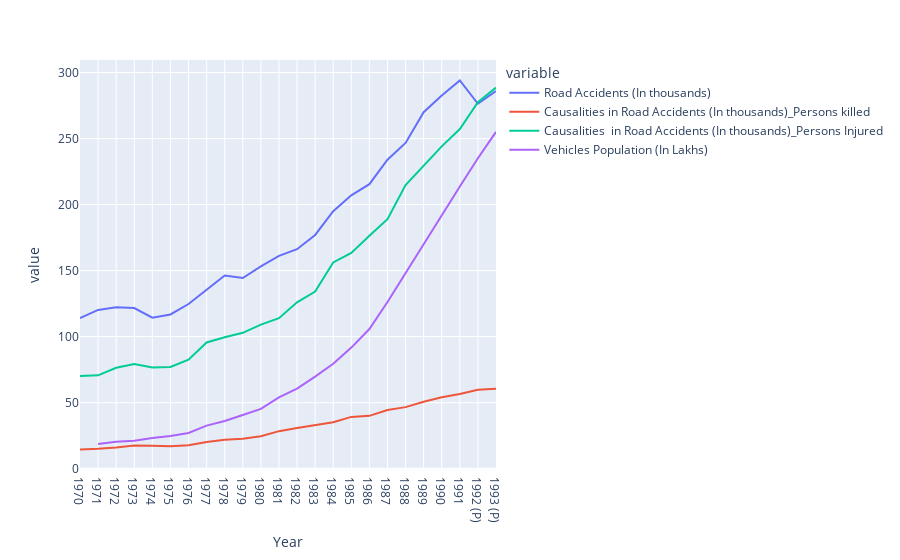

Notebook cell for this chart:
### Code cell
# print(df.columns)
fig = px.line(df, x=df.columns[0], y=df.columns[1:])
# for i in range(1,len(df.columns)):
#     fig = px.line(df, x=df.columns[0], y=df.columns[i])
fig.show()

### Figure 1 — Plotly figure (JSON) as saved in the notebook; plotly's stock layout.template omitted (floating-point values rounded to 4 significant figures)
{"data": [{"hovertemplate": "variable=Road Accidents (In thousands) <br>Year =%{x}<br>value=%{y}<extra></extra>", "legendgroup": "Road Accidents (In thousands) ", "line": {"color": "#636efa", "dash": "solid"}, "marker": {"symbol": "circle"}, "mode": "lines", "name": "Road Accidents (In thousands) ", "orientation": "v", "showlegend": true, "type": "scatter", "x": ["1970", "1971", "1972", "1973", "1974", "1975", "1976", "1977", "1978", "1979", "1980", "1981", "1982", "1983", "1984", "1985", "1986", "1987", "1988", "1989", "1990", "1991", "1992 (P)", "1993 (P)"], "xaxis": "x", "y": [114.1, 120.2, 122.3, 121.6, 114.3, 116.8, 124.7, 135.4, 146.3, 144.4, 153.2, 161.2, 166.2, 177, 195, 207, 215.5, 234, 246.7, 270, 282.6, 294, 276.4, 286], "yaxis": "y"}, {"hovertemplate": "variable=Causalities in Road Accidents (In thousands)_Persons killed<br>Year =%{x}<br>value=%{y}<extra></extra>", "legendgroup": "Causalities in Road Accidents (In thousands)_Persons killed", "line": {"color": "#EF553B", "dash": "solid"}, "marker": {"symbol": "circle"}, "mode": "lines", "name": "Causalities in Road Accidents (In thousands)_Persons killed", "orientation": "v", "showlegend": true, "type": "scatter", "x": ["1970", "1971", "1972", "1973", "1974", "1975", "1976", "1977", "1978", "1979", "1980", "1981", "1982", "1983", "1984", "1985", "1986", "1987", "1988", "1989", "1990", "1991", "1992 (P)", "1993 (P)"], "xaxis": "x", "y": [14.5, 15, 16.1, 17.6, 17.3, 16.9, 17.8, 20.1, 21.8, 22.6, 24.6, 28.4, 30.7, 32.8, 35.1, 39.2, 40, 44.4, 46.6, 50.7, 54.1, 56.6, 59.7, 60.6], "yaxis": "y"}, {"hovertemplate": "variable=Causalities  in Road Accidents (In thousands)_Persons Injured<br>Year =%{x}<br>value=%{y}<extra></extra>", "legendgroup": "Causalities  in Road Accidents (In thousands)_Persons Injured", "line": {"color": "#00cc96", "dash": "solid"}, "marker": {"symbol": "circle"}, "mode": "lines", "name": "Causalities  in Road Accidents (In thousands)_Persons Injured", "orientation": "v", "showlegend": true, "type": "scatter", "x": ["1970", "1971", "1972", "1973", "1974", "1975", "1976", "1977", "1978", "1979", "1980", "1981", "1982", "1983", "1984", "1985", "1986", "1987", "1988", "1989", "1990", "1991", "1992 (P)", "1993 (P)"], "xaxis": "x", "y": [70.1, 70.7, 76.4, 79.3, 76.7, 77, 82.5, 95.6, 99.5, 102.9, 109.1, 114, 126, 134.1, 156.2, 163.4, 176.4, 189, 214.8, 229.7, 244.1, 257.2, 277.6, 288.6], "yaxis": "y"}, {"hovertemplate": "variable=Vehicles Population (In Lakhs)<br>Year =%{x}<br>value=%{y}<extra></extra>", "legendgroup": "Vehicles Population (In Lakhs)", "line": {"color": "#ab63fa", "dash": "solid"}, "marker": {"symbol": "circle"}, "mode": "lines", "name": "Vehicles Population (In Lakhs)", "orientation": "v", "showlegend": true, "type": "scatter", "x": ["1970", "1971", "1972", "1973", "1974", "1975", "1976", "1977", "1978", "1979", "1980", "1981", "1982", "1983", "1984", "1985", "1986", "1987", "1988", "1989", "1990", "1991", "1992 (P)", "1993 (P)"], "xaxis": "x", "y": [null, 18.65, 20.45, 21.09, 23.27, 24.72, 27, 32.6, 36.14, 40.59, 45.21, 53.91, 60.55, 69.73, 79.49, 91.7, 105.8, 126.2, 148.2, 169.2, 191.5, 213.7, 235.1, 255.1], "yaxis": "y"}], "layout": {"legend": {"title": {"text": "variable"}, "tracegroupgap": 0}, "margin": {"t": 60}, "xaxis": {"anchor": "y", "domain": [0, 1], "title": {"text": "Year "}}, "yaxis": {"anchor": "x", "domain": [0, 1], "title": {"text": "value"}}}}
